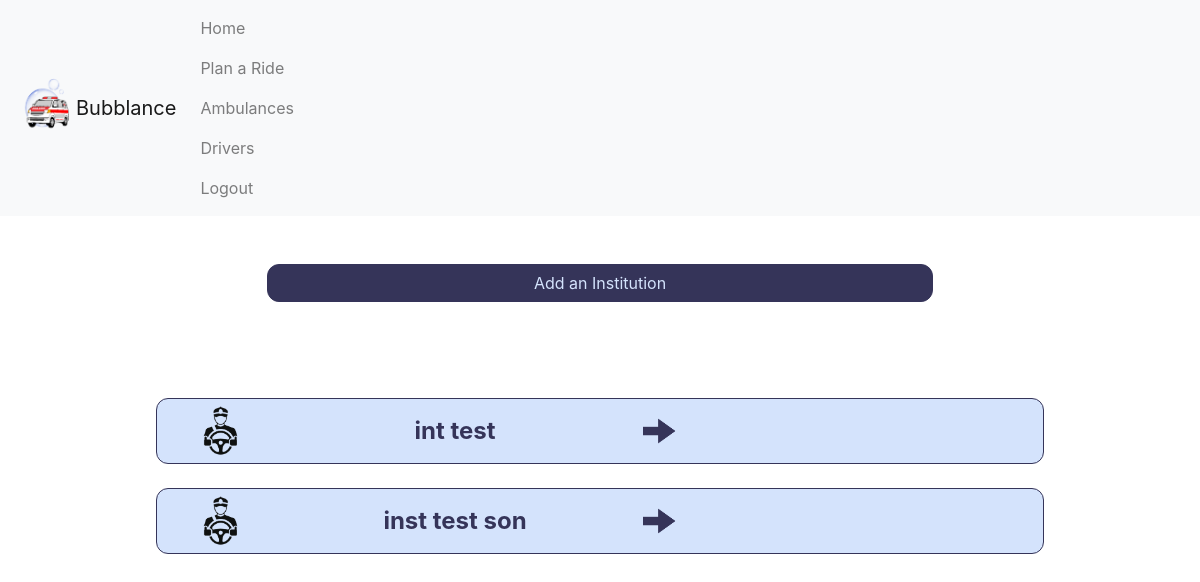
The page /institutions (signed in) on the database its author committed.
### BubblanceApp/models.py (models this page shows, shortened)
class Institution(models.Model):
    inst_id = models.AutoField(primary_key=True)
    institution_name = models.CharField(max_length=100, unique=True)
    institution_adress = models.CharField(max_length=255)
    status = models.IntegerField(choices=Status.choices, default=1)
    in_institution = models.ForeignKey('self', on_delete=models.CASCADE, blank=True, null=True, related_name='children')

### BubblanceApp/views.py (the view)
# urls.py: path("institutions", views.institutions, name = "institutions"),
def institutions(request):
	context = {}
	context["inst"] = Institution.objects.all()
	context["no_inst"] = False
	if context["inst"].count() == 0:
		context["no_inst"] = True
	return render (request=request, template_name="institutions.html", context = context)

### templates/institutions.html (shortened to what this page needs)
{% extends "header.html" %}
{% load static %}
{% block content %}
{% load crispy_forms_tags %}
<div class="container py-5" align="center">
  <a class="btn btn-primary" href="{% url 'add_institution' %}" style="color: #d4e3fc;width: 30%;background-color: #353459; border:#353459 1px solid;border-radius: 12px; width: 60%;">Add an Institution</a>
</div>
<div class="container py-5">
  {% for institution in inst %}
  <form method="POST" action="{% url 'institution_info' %}">
    <button class="btn btn-primary" type="submit" style="width: 80%;background-color: #d4e3fc; border:#353459 1px solid;border-radius: 12px;margin-left: 10%;">
      <table style="color: #353459; font-size: x-large; text-align: center;">
        <tr>
          <td style="width: 20%;">
            <img class="navbar-logo" src="{% static 'drivers.png' %}" width="50px" height="50px">
          </td>
          <td style="width: 70%;">
            <b>{{institution.institution_name}}</b>
          </td>
          <td style="width: 10%;">
            <img class="navbar-logo" src="{% static 'arrow_right.png' %}" width="50px" height="50px" style="margin-left: 10%;">
          </td>
        </tr>
      </table>
    </button>
  </form>
  <br>
  {% endfor %}
</div>
{% endblock %}

### rows shown on the page
Institution: institution_name "int test"
Institution: institution_name "inst test son"
